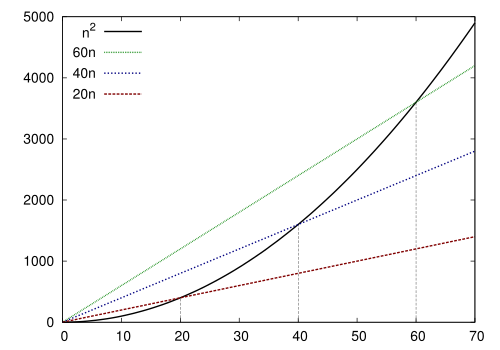

Generate this figure with gnuplot:
set xrange [0:70]
set yrange [0:5000]
set key top left spacing 1.5
set arrow from 20,0 to 20,400 ls 9  nohead
set arrow from 40,0 to 40,1600 ls 9  nohead
set arrow from 60,0 to 60,3600 ls 9  nohead 
plot \
   x*x with lines ls 1 title "n^2", \
   60*x with lines ls 4 title "60n", \
   40*x with lines ls 3 title "40n", \
   20*x with lines ls 2 title "20n"
